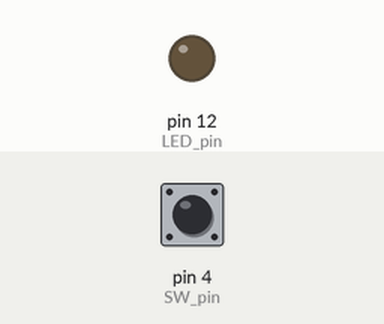
Bench run of a sketch on a simulated Arduino Uno, built with avr-gcc and run on an emulated ATmega328P. On the bench: output pins drawn as LEDs (lit = HIGH). The test bench sets the inputs (shaded band); at power-on: pin 4 (SW_pin) HIGH.

Above: at 1.2 s.
1.3 s: pin 4 (SW_pin) pulled LOW for 0.15 s
At 1.37 s:
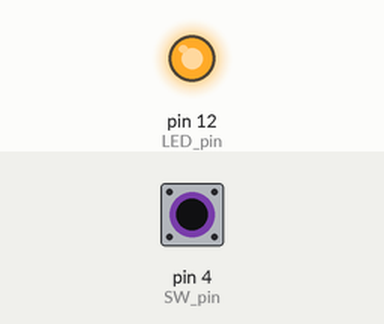
2.9 s: pin 4 (SW_pin) pulled LOW for 3.2 s
At 6.5 s:
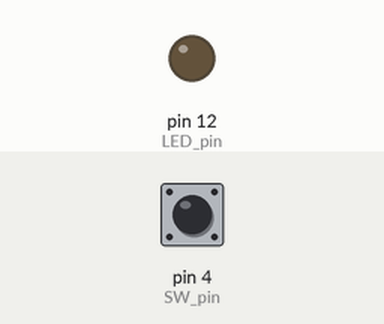
Timing chart, 0 to 8.0 s (numbered marks = the images above; inputs shaded):
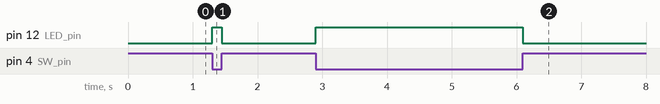

The sketch:

_4-1.ino
```cpp
/*
    District P
    아두이노 코딩#4-1
    스위치 점등회로1 코드
*/

// 아두이노의 12번 핀을 LED 핀으로 사용
int LED_pin = 12;
// 아두이노의 4번 핀을 스위치 핀으로 사용
int SW_pin = 4;

void setup() {
    // LED 핀을 출력으로 사용
    pinMode(LED_pin, OUTPUT);
    // 스위치 핀을 풀업저항이 있는 입력으로 사용
    pinMode(SW_pin, INPUT_PULLUP);
}

void loop() {
    // 스위치 핀에 0V가 들어올때, 즉, 스위치를 눌렀을때
    if (digitalRead(SW_pin) == LOW) {
      // LED핀에 5V를 출력하여 LED를 켬
      digitalWrite(LED_pin, HIGH);
    // 스위치 핀에 0V가 안들어올때, 즉, 스위치를 안눌렀을때
    } else {
      // LED핀에 0V를 출력하여 LED를 끔
      digitalWrite(LED_pin, LOW);
    }
}
```

Measured:
- after the input at 1.3 s, pin 12 (LED_pin): LOW → HIGH at once, → LOW 0.15 s later
- after the input at 2.9 s, pin 12 (LED_pin): LOW → HIGH at once, → LOW 3.2 s later
